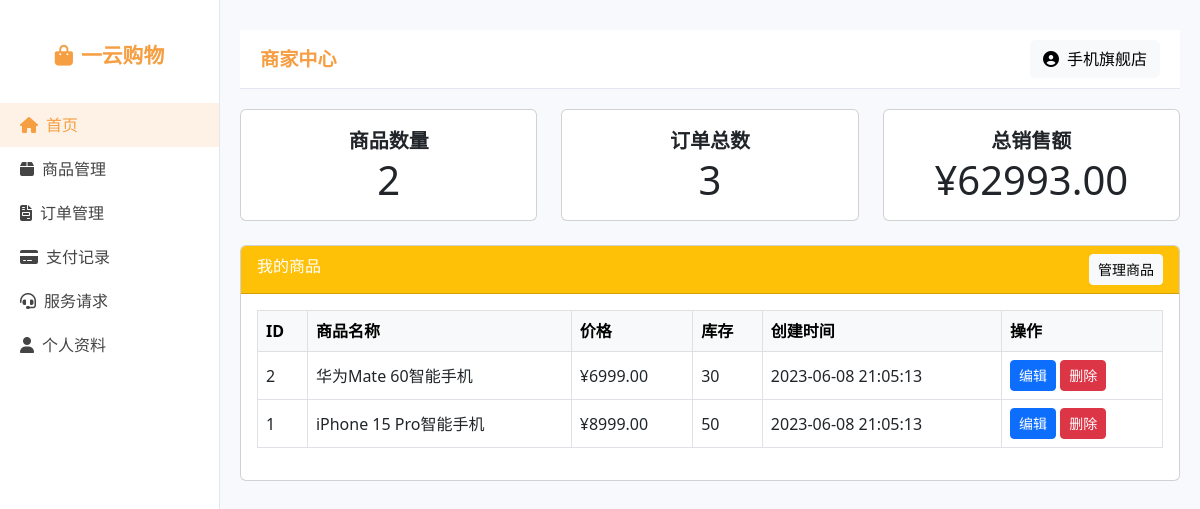
/phpdesign/seller.php (signed in), run on the app's committed database.
### tables this page shows
CREATE TABLE `products`  (
  `id` int(11) NOT NULL AUTO_INCREMENT,
  `seller_id` int(11) NOT NULL,
  `name` varchar(100) NOT NULL,
  `description` text NULL,
  `price` decimal(10, 2) NOT NULL,
  `stock` int(11) NOT NULL DEFAULT 0,
  `created_at` timestamp NOT NULL DEFAULT CURRENT_TIMESTAMP,
  `category_id` int(11) NULL DEFAULT NULL,
  `audit_status` enum('pending','approved','rejected') NULL DEFAULT 'pending',
  `image_url` varchar(255) NULL DEFAULT NULL,
  PRIMARY KEY (`id`) USING BTREE,
  INDEX `seller_id`(`seller_id`) USING BTREE,
  INDEX `category_id`(`category_id`) USING BTREE
);

### phpdesign/seller.php (the view, shortened to what this page needs)
<?php
include 'header.php';
$seller_id = $_SESSION['user_id'];
$stmt = $pdo->prepare("SELECT COUNT(*) FROM products WHERE seller_id=?");
$stmt->execute([$seller_id]);
$product_count = $stmt->fetchColumn();
$stmt = $pdo->prepare("
    SELECT COUNT(DISTINCT o.id) as order_count, IFNULL(SUM(o.total),0) as total_sales
    FROM orders o
    JOIN order_details od ON od.order_id = o.id
    JOIN products p ON od.product_id = p.id
    WHERE p.seller_id = ?
");
$stmt->execute([$seller_id]);
$order_stats = $stmt->fetch(PDO::FETCH_ASSOC);
$stmt = $pdo->prepare("SELECT * FROM products WHERE seller_id=? ORDER BY id DESC");
$stmt->execute([$seller_id]);
$products = $stmt->fetchAll(PDO::FETCH_ASSOC);
?>
<div class="col-12">
    <div class="row mb-4">
        <div class="col-md-4">
            <div class="card text-center">
                <div class="card-body">
                    <div class="fw-bold fs-5">商品数量</div>
                    <div class="display-6"><?= $product_count ?></div>
                </div>
            </div>
        </div>
        <div class="col-md-4">
            <div class="card text-center">
                <div class="card-body">
                    <div class="fw-bold fs-5">订单总数</div>
                    <div class="display-6"><?= $order_stats['order_count'] ?? 0 ?></div>
                </div>
            </div>
        </div>
        <div class="col-md-4">
            <div class="card text-center">
                <div class="card-body">
                    <div class="fw-bold fs-5">总销售额</div>
                    <div class="display-6">¥<?= $order_stats['total_sales'] ?? 0 ?></div>
                </div>
            </div>
        </div>
    </div>
    <div class="card mb-4">
        <div class="card-header bg-warning text-white">
            我的商品
            <a href="products.php" class="btn btn-sm btn-light float-end">管理商品</a>
        </div>
        <div class="card-body">
            <table class="table table-bordered table-hover align-middle">
                <thead class="table-light">
                    <tr>
                        <th>ID</th>
                        <th>商品名称</th>
                        <th>价格</th>
                        <th>库存</th>
                        <th>创建时间</th>
                        <th>操作</th>
                    </tr>
                </thead>
                <tbody>
                    <?php if ($products): ?>
                        <?php foreach ($products as $p): ?>
                        <tr>
                            <td><?= $p['id'] ?></td>
                            <td><?= htmlspecialchars($p['name']) ?></td>
                            <td>¥<?= $p['price'] ?></td>
                            <td><?= $p['stock'] ?></td>
                            <td><?= $p['created_at'] ?></td>
                            <td>
                                <a href="products.php?edit=<?= $p['id'] ?>" class="btn btn-sm btn-primary">编辑</a>
                                <a href="products.php?del=<?= $p['id'] ?>" class="btn btn-sm btn-danger" onclick="return confirm('确定要删除该商品吗？')">删除</a>
                            </td>
                        </tr>
                        <?php endforeach; ?>
                    <?php else: ?>
                        <tr><td colspan="6" class="text-center">暂无商品</td></tr>
                    <?php endif; ?>
                </tbody>
            </table>
        </div>
    </div>
</div>
<?php include 'footer.php'; ?>

### data on the page
products: id "2", name "华为Mate 60智能手机", price "6999.00", stock "30", created_at "2023-06-08 21:05:13"
products: id "1", name "iPhone 15 Pro智能手机", price "8999.00", stock "50", created_at "2023-06-08 21:05:13"

### other printed values
$userInfo['username'] "手机旗舰店"
$product_count "2"
$order_stats['order_count'] "3"
$order_stats['total_sales'] "62993.00"
